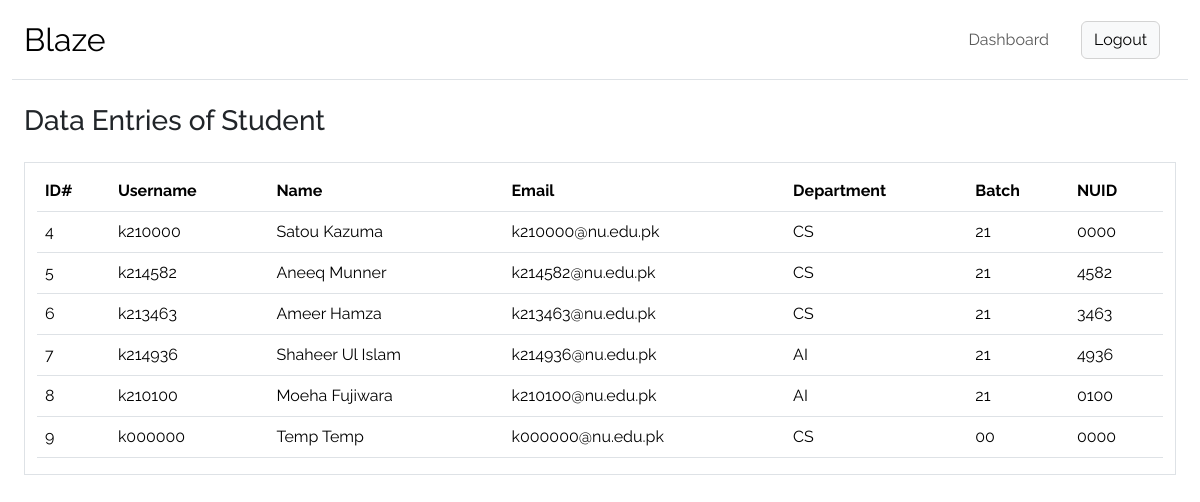
The app's page /administration/list_instance/student/ (signed in) with its own data.
### BlazeApp/models.py (models this page shows)
class Student(models.Model):
    Department_Choices = [
        ("CS", "Computer Science"),
        ("SE", "Software Engineering"),
        ("AI", "Artificial Intelligence"),
        ("CYS", "Cyber Security"),
        ("EE", "Electrical Engineering"),
    ]
    user = models.OneToOneField(User, on_delete=models.CASCADE, related_name="student")
    batch = models.CharField(
        max_length=2, null=True, validators=[validate_studentBatch]
    )
    nuid = models.CharField(max_length=4, null=True, validators=[validate_studentNUID])
    department = models.CharField(max_length=30, choices=Department_Choices, null=True)
    profile_picture = models.ImageField(
        upload_to="profile_pics/",
        blank=True,
        null=True,
        default="profile_pics/Default_Profile_Picture.png",
        validators=[
            FileExtensionValidator(
                allowed_extensions=["jpg", "jpeg", "png"]
            ),  # Restrict allowed file extensions
            validate_profilePicture_size,  # Set a maximum file size limit (7 MB in this example)
        ],
    )

class User(AbstractUser):
    pass

### BlazeAdministration/customDecorator.py (the view)
    def _wrapped_view(request, *args, **kwargs):
        if request.user.is_authenticated and request.user.is_superuser:
            return view_func(request, *args, **kwargs)  # Allow access to admin users
        else:
            return views.page_not_found_404(request, exception=404)

### BlazeAdministration/customDecorator.py (called while the page is built)
def admin_required(view_func):
    def _wrapped_view(request, *args, **kwargs):
        if request.user.is_authenticated and request.user.is_superuser:
            return view_func(request, *args, **kwargs)  # Allow access to admin users
        else:
            return views.page_not_found_404(request, exception=404)
    return _wrapped_view

### BlazeAdministration/views.py (called while the page is built)
def list_instance(request, instanceModel):
    entitiesList = ["student", "faculty", "society_page"]
    if instanceModel not in entitiesList:
        return redirect("BlazeAdministration:page_not_found_404")
    if instanceModel == entitiesList[0]:
        dataset = Student.objects.all()
    elif instanceModel == entitiesList[1]:
        dataset = Faculty.objects.all()
    else:
        dataset = SocietyPage.objects.all()
    return render(
        request,
        "BlazeAdministration/list_instance.html",
        {"model": instanceModel, "dataset": dataset},
    )

### BlazeAdministration/templates/BlazeAdministration/list_instance.html (shortened to what this page needs)
{% extends 'BlazeAdministration/base_01.html' %}
{% load static %}
{% block body %}
  <div class="container-fluid">
    <div class="h3 mt-4 mb-4 ">Data Entries of {{ model|title }}</div>
    <div class="container-fluid my-3 border pt-2">
      <table class="table table-hover">
        <thead>
          <tr>
            <th scope="col">ID#</th>
            <th scope="col">Username</th>
            <th scope="col">Name</th>
            <th scope="col">Email</th>
            {% if model == 'student' %}
              <th scope="col">Department</th>
              <th scope="col">Batch</th>
              <th scope="col">NUID</th>
            {% endif %}
          </tr>
        </thead>
        <tbody>
          {% for data in dataset %}
            <tr>
              <td>{{ data.pk }}</td>
              <td>{{ data.user.username }}</td>
              <td>{{ data.user.first_name }} {{ data.user.last_name }}</td>
              <td>{{ data.user.email }}</td>
              {% if model == 'student' %}
                <td>{{ data.department }}</td>
                <td>{{ data.batch }}</td>
                <td>{{ data.nuid }}</td>
              {% endif %}
            </tr>
          {% endfor %}
        </tbody>
      </table>
    </div>
  </div>
{% endblock %}

### BlazeAdministration/static/BlazeAdministration/BlazeAdministration_base_01.css (style rules this page uses)
body { font-family: 'Raleway', sans-serif; }

### records on screen
Student: pk "4", user.username "k210000", user.first_name "Satou", user.last_name "Kazuma", user.email "k210000@nu.edu.pk", department "CS", batch "21", nuid "0000"
Student: pk "5", user.username "k214582", user.first_name "Aneeq", user.last_name "Munner", user.email "k214582@nu.edu.pk", department "CS", batch "21", nuid "4582"
Student: pk "6", user.username "k213463", user.first_name "Ameer", user.last_name "Hamza", user.email "k213463@nu.edu.pk", department "CS", batch "21", nuid "3463"
Student: pk "7", user.username "k214936", user.first_name "Shaheer Ul", user.last_name "Islam", user.email "k214936@nu.edu.pk", department "AI", batch "21", nuid "4936"
Student: pk "8", user.username "k210100", user.first_name "Moeha", user.last_name "Fujiwara", user.email "k210100@nu.edu.pk", department "AI", batch "21", nuid "0100"
Student: pk "9", user.username "k000000", user.first_name "Temp", user.last_name "Temp", user.email "k000000@nu.edu.pk", department "CS", batch "00", nuid "0000"

### other values on screen
{{ model|title }} "Student"
